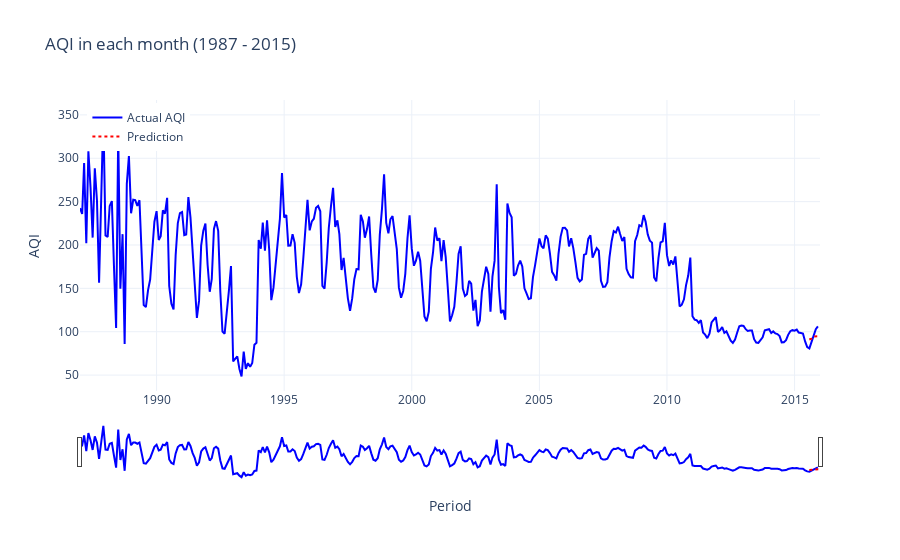

The notebook cell this image was saved under:
### Code cell
plot_result = new_data_A.reset_index()
plot_result["period"] = plot_result["period"].astype(str)
# new_data_p
forecasted_values = pd.DataFrame(new_data_p)
time_index = pd.date_range(start='2015-07-01', periods=len(forecasted_values), freq='M')
forecasted_values["period"] = time_index
forecasted_values = forecasted_values.rename(columns={0: 'AQI'})


fig_new = go.Figure()

# Original data trace
fig_new.add_trace(go.Scatter(
    x=plot_result['period'], 
    y=plot_result['AQI'],
    mode='lines', 
    name='Actual AQI',
    line=dict(color='blue'),
    hovertemplate='Date: %{x}<br>AQI: %{y:.2f}<extra></extra>'  # Custom hover text
))

# Forecasted data trace
fig_new.add_trace(go.Scatter(
    x=forecasted_values['period'], 
    y=forecasted_values['AQI'],
    mode='lines', 
    name='Prediction',
    line=dict(color='red', dash='dot'),
    hovertemplate='Date: %{x}<br>Predicted AQI: %{y:.2f}<extra></extra>'  # Custom hover text
))

# Enhanced interactive layout
fig_new.update_layout(
    title='AQI in each month (1987 - 2015)',
    xaxis_title='Period',
    yaxis_title='AQI',
    legend=dict(x=0.01, y=0.99),
    template='plotly_white',
    
    # Interactive features
    hovermode='x unified',  # Show all traces for a given x-position
    hoverdistance=100,      # Distance to show hover label
    spikedistance=1000,     # Distance to show spike
    
    # Add hover and spike lines
    xaxis=dict(
        showspikes=True,    # Show vertical spike line
        spikethickness=2,
        spikedash='dot',
        spikecolor="#999999",
        spikemode='across'
    ),
    yaxis=dict(
        showspikes=True,    # Show horizontal spike line
        spikethickness=2,
        spikedash='dot',
        spikecolor="#999999",
        spikemode='across'
    )
)


# Add range slider and selector
fig_new.update_layout(
    xaxis=dict(
        rangeslider=dict(visible=True),  # Add range slider
        type="date"  # Ensure x-axis is treated as dates
    )
)

# Zoom and pan options
fig_new.update_layout(
    dragmode='zoom',  # Allow zooming by dragging
)

fig_new.show()

### Figure 1 — Plotly figure (JSON) as saved in the notebook; plotly's stock layout.template omitted (floating-point values rounded to 4 significant figures; data arrays with more than 128 entries replaced by an {"elided": "..."} marker saying what was removed)
{"data": [{"hovertemplate": "Date: %{x}<br>AQI: %{y:.2f}<extra></extra>", "line": {"color": "blue"}, "mode": "lines", "name": "Actual AQI", "type": "scatter", "x": {"elided": "346 str values"}, "y": {"elided": "346 float values"}}, {"hovertemplate": "Date: %{x}<br>Predicted AQI: %{y:.2f}<extra></extra>", "line": {"color": "red", "dash": "dot"}, "mode": "lines", "name": "Prediction", "type": "scatter", "x": ["2015-07-31T00:00:00", "2015-08-31T00:00:00", "2015-09-30T00:00:00", "2015-10-31T00:00:00", "2015-11-30T00:00:00", "2015-12-31T00:00:00"], "y": [91.11, 92.03, 94.55, 94.63, 95.01, 94.89]}], "layout": {"dragmode": "zoom", "hoverdistance": 100, "hovermode": "x unified", "legend": {"x": 0.01, "y": 0.99}, "spikedistance": 1000, "title": {"text": "AQI in each month (1987 - 2015)"}, "xaxis": {"rangeslider": {"visible": true}, "showspikes": true, "spikecolor": "#999999", "spikedash": "dot", "spikemode": "across", "spikethickness": 2, "title": {"text": "Period"}, "type": "date"}, "yaxis": {"showspikes": true, "spikecolor": "#999999", "spikedash": "dot", "spikemode": "across", "spikethickness": 2, "title": {"text": "AQI"}}}}
